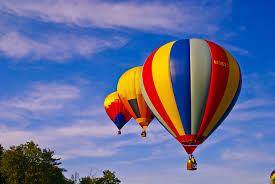
#> input picture images/baloon.jpg, 275 x 184 px
$ jupyter execute grayscale.ipynb
#> lines starting #> are read from the running program, lines starting #| are printed output that depends on the picture
[cell 1]
import cv2

input = cv2.imread('./images/baloon.jpg')
#> input is the input picture: shape (184, 275, 3); mean B, G, R 154.4, 112.3, 102.6
cv2.imshow('Original', input)

# Converting to grayscale
grayscale = cv2.cvtColor(input, cv2.COLOR_BGR2GRAY)
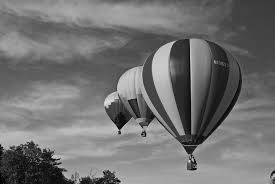
#> grayscale: shape (184, 275); min 0, max 225, mean 114.2

cv2.imshow('Grayscale', grayscale)

cv2.waitKey()
cv2.destroyAllWindows()

[cell 2]
# Another method

import cv2

gray_input = cv2.imread('./images/baloon.jpg', 0)
#> gray_input: shape (184, 275); min 0, max 230, mean 114.1
cv2.imshow('Gray image', gray_input)

cv2.waitKey()
cv2.destroyAllWindows()
